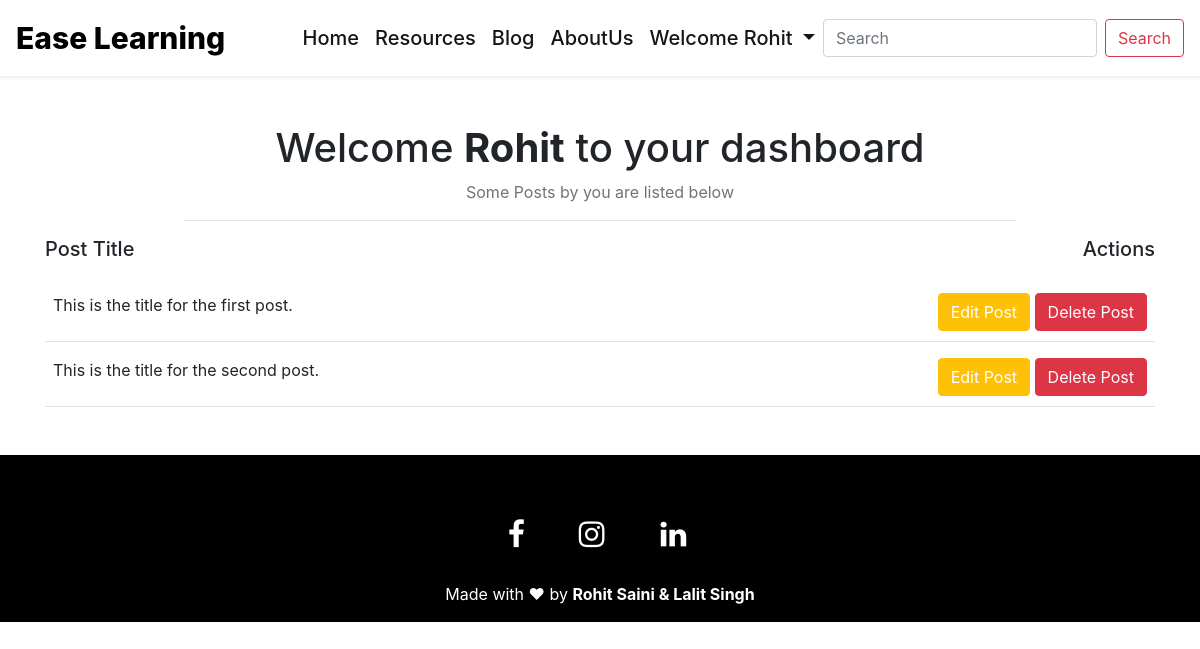
Page /admin_panel (signed in) on the earlier database version.
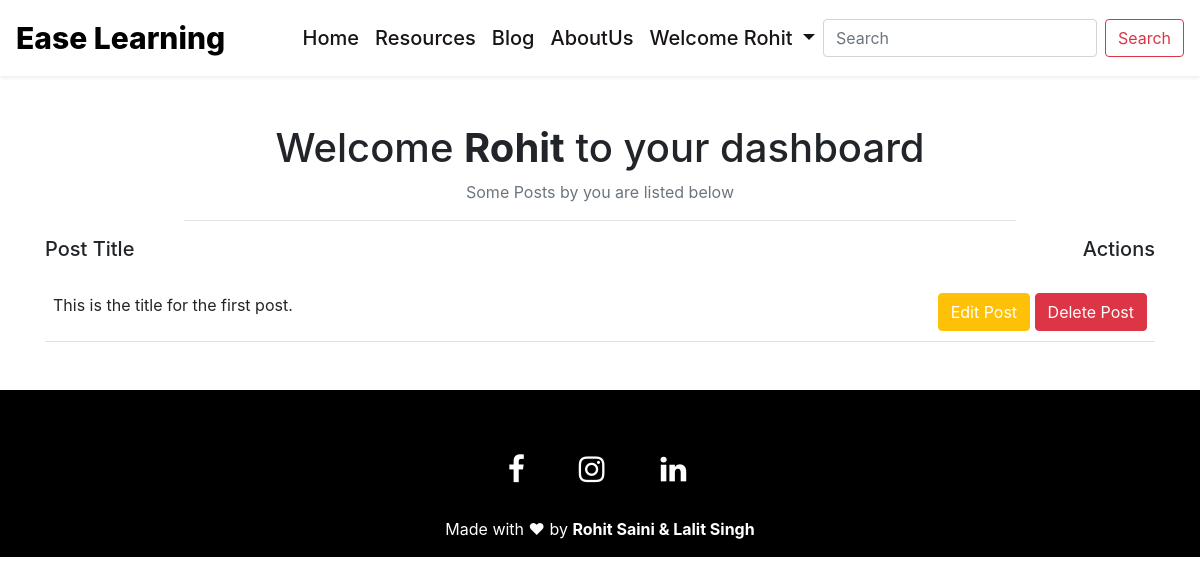
Same page on the later database version.
### mainapp/models.py (models this page shows, shortened)
class Blog(models.Model):
    id = models.AutoField(primary_key=True)
    title = models.CharField(max_length=200)
    subtitle = models.CharField(max_length=100)
    description = models.TextField()
    slug = models.SlugField(max_length=60, unique=True, default="")
    user = models.ForeignKey(User, on_delete=models.CASCADE)
    date = models.DateTimeField(auto_now_add=True)

### mainapp/views.py (the view)
# urls.py: path('admin_panel', views.admin_panel, name="Admin Panel"),
def admin_panel(request):
    user_name = request.user
    user = User.objects.get(username=user_name)
    posts = Blog.objects.filter(user=user)
    context = {
        "posts":posts,
    }
    return render(request, 'admin.html', context)

### mainapp/templates/admin.html (shortened to what this page needs)
{% extends 'base.html' %}
{% block body %}
<div class="container mt-5 mb-5">
    <div class="row">
        <div class="col-md-12">
            <h1 class="text-center">Welcome <strong>{{ request.user.first_name }}</strong> to your dashboard</h1>
            <p class="text-center text-muted">Some Posts by you are listed below</p>
            <hr class="w-75">
        </div>
    </div>
    <div class="d-flex justify-content-between mb-3">
        <div class="title">
            <h5>Post Title</h5>
        </div>
        <div class="Actions">
            <h5>Actions</h5>
        </div>
    </div>
    {% for post in posts %}
    <div class="d-flex justify-content-between mt-2 border-bottom p-2">
        <div class="title">
            <p>{{ post.title }}</p>
        </div>
        <div class="Actions">
            <a href="/edit_page/{{ post.slug }}" class="btn btn-warning text-white">Edit Post</a>
            <a href="/delete/{{ post.slug }}" class="btn btn-danger">Delete Post</a>
        </div>
    </div>
    {% endfor %}
</div>
{% endblock body %}

Differences in the rows shown:
removed Blog: title "This is the title for the second post."
